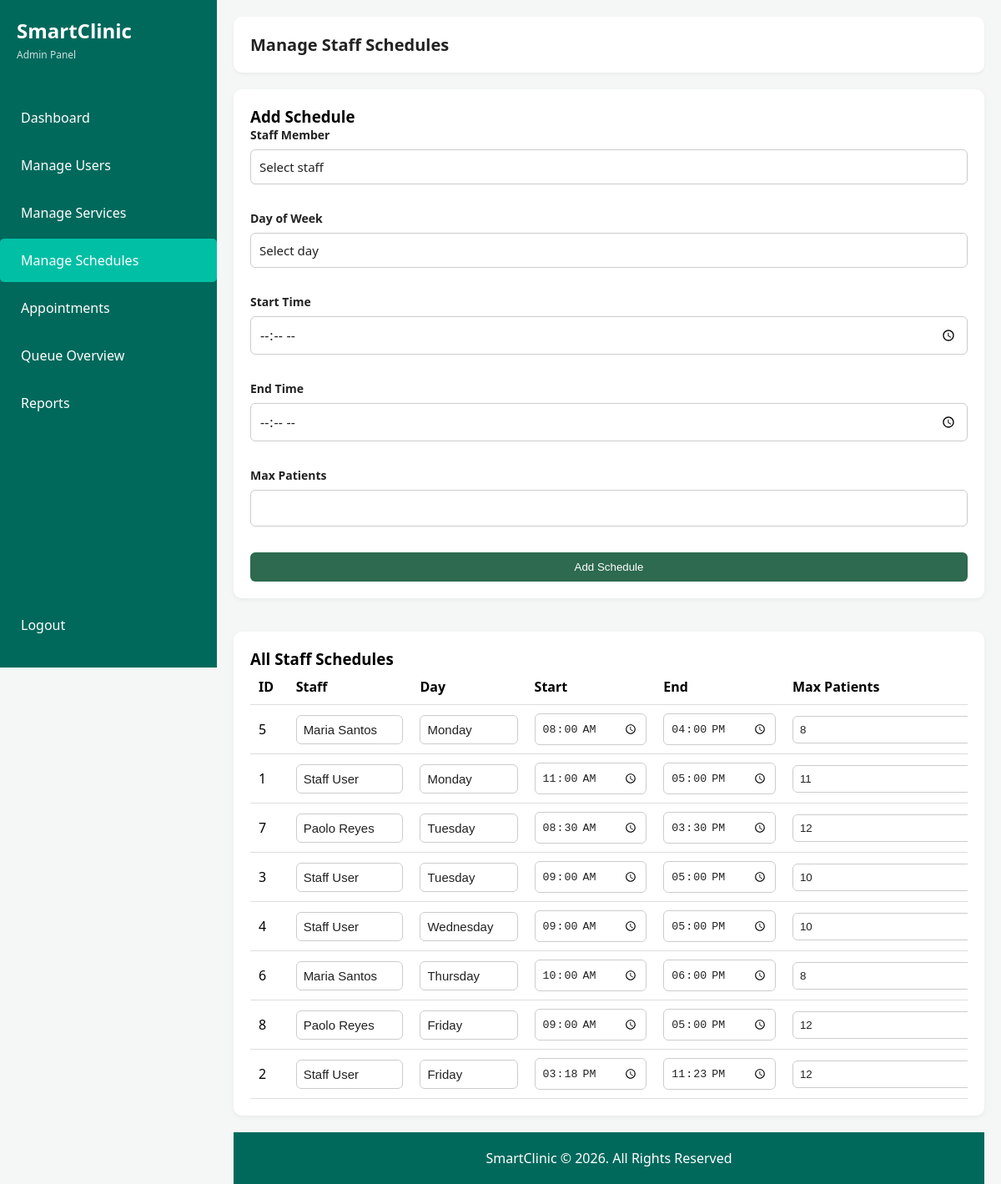
/admin/manage_schedules.php (signed in), run on an earlier commit of the app's database.
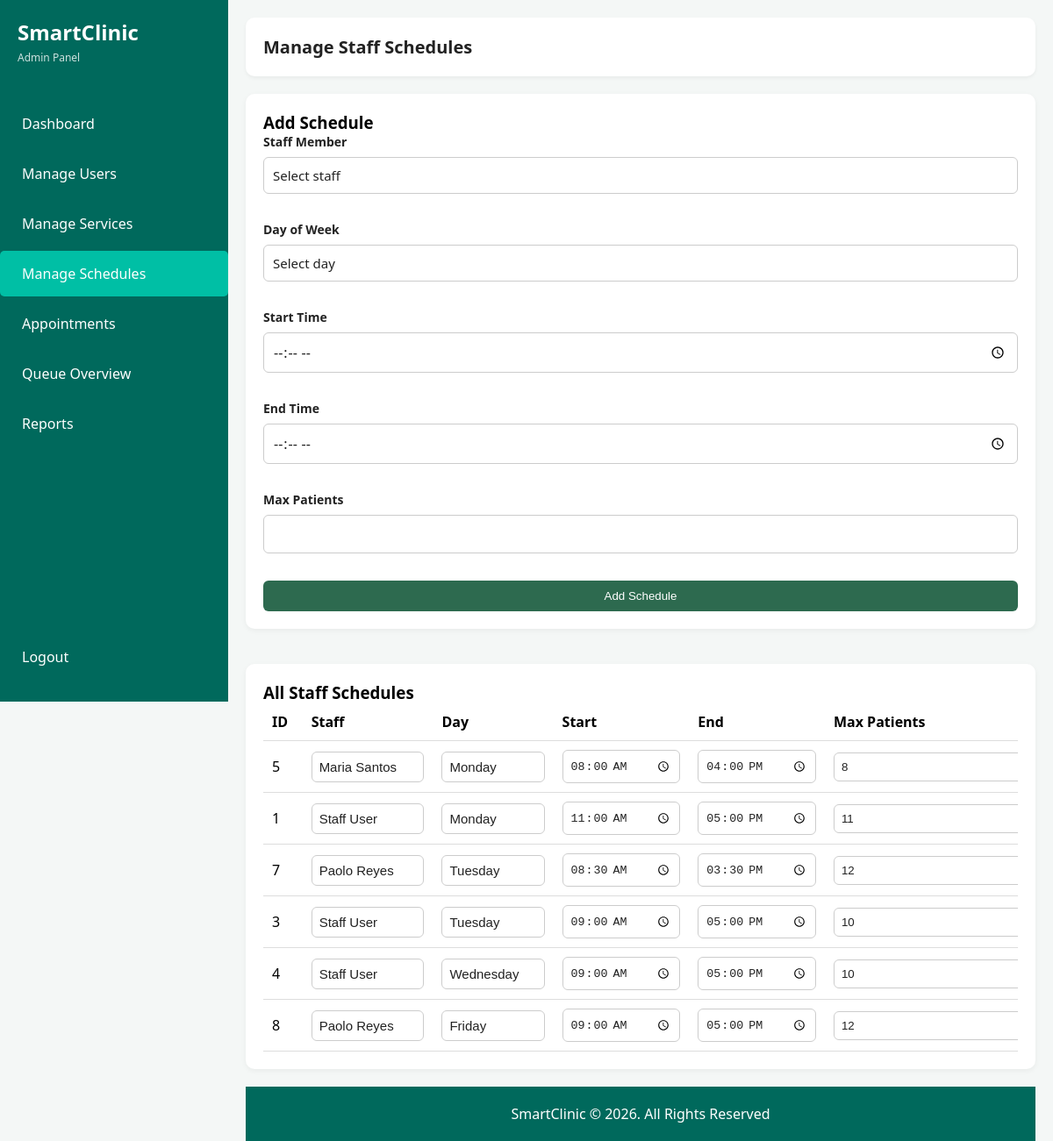
And on a later commit of the database.
### tables this page shows
CREATE TABLE `schedules` (
  `schedule_id` int(11) UNSIGNED NOT NULL COMMENT 'PK for schedules',
  `user_id` int(11) UNSIGNED NOT NULL COMMENT 'FK users',
  `day_of_week` enum('Monday','Tuesday','Wednesday','Thursday','Friday','Saturday','Sunday') NOT NULL COMMENT 'Available day',
  `start_time` time NOT NULL COMMENT 'Start time',
  `end_time` time NOT NULL COMMENT 'End time',
  `max_patients` int(11) UNSIGNED NOT NULL DEFAULT 10 COMMENT 'Max patients per schedule',
  `created_at` timestamp NOT NULL DEFAULT current_timestamp() COMMENT 'Record creation date'
);

CREATE TABLE `users` (
  `user_id` int(11) UNSIGNED NOT NULL COMMENT 'PK for users',
  `role_id` int(11) UNSIGNED NOT NULL COMMENT 'FK for users',
  `first_name` varchar(100) NOT NULL COMMENT 'User first name',
  `last_name` varchar(100) NOT NULL COMMENT 'User last name',
  `email` varchar(100) NOT NULL COMMENT 'Unique email address',
  `password` varchar(255) NOT NULL COMMENT 'User password',
  `contact_number` varchar(20) DEFAULT NULL COMMENT 'User contact number',
  `address` text DEFAULT NULL COMMENT 'User address',
  `created_at` timestamp NOT NULL DEFAULT current_timestamp() COMMENT 'Account creation date'
);

### admin/manage_schedules.php (the view, shortened to what the changed rows need)
<?php
require_once '../config/database.php';
$staff_result = $conn->query("
    SELECT user_id, first_name, last_name
    FROM users
    WHERE role_id = 2
    ORDER BY first_name, last_name
");
$schedules = $conn->query("
    SELECT
        s.schedule_id,
        s.user_id,
        s.day_of_week,
        s.start_time,
        s.end_time,
        s.max_patients,
        u.first_name,
        u.last_name
    FROM schedules s
    JOIN users u ON s.user_id = u.user_id
    ORDER BY FIELD(s.day_of_week, 'Monday', 'Tuesday', 'Wednesday', 'Thursday', 'Friday', 'Saturday', 'Sunday'),
             s.start_time ASC
");
?>
<!DOCTYPE html>
<html lang="en">
<head>
    <link rel="stylesheet" href="../assets/css/styles.css">
</head>
<body class="dashboard-page admin-page">
<div class="app-container">
    <aside class="sidebar">
        <div class="logo">
            <h1>SmartClinic</h1>
        </div>
    </aside>
    <main class="main-content">
        <header class="top-bar">
            <h2>Manage Staff Schedules</h2>
        </header>
                        <?php
                        $staff_result->data_seek(0);
                        ?>
        <div class="content-card">
            <div class="table-responsive">
            <table class="styled-table">
                <thead>
                    <tr>
                        <th>ID</th>
                        <th>Staff</th>
                        <th>Day</th>
                        <th>Start</th>
                        <th>End</th>
                        <th>Max Patients</th>
                    </tr>
                </thead>
                <tbody>
                    <?php while ($row = $schedules->fetch_assoc()): ?>
                        <tr>
                            <form method="POST">
                                <td>
                                    <?= $row['schedule_id'] ?>
                                </td>
                                <td>
                                    <select name="user_id" required>
                                        <?php
                                        $staff_result->data_seek(0);
                                        while ($staff = $staff_result->fetch_assoc()):
                                        ?>
                                            <option value="<?= $staff['user_id'] ?>" <?= $row['user_id'] == $staff['user_id'] ? 'selected' : '' ?>>
                                                <?= htmlspecialchars($staff['first_name'] . ' ' . $staff['last_name']) ?>
                                            </option>
                                        <?php endwhile; ?>
                                    </select>
                                </td>
                                <td>
                                    <select name="day_of_week" required>
                                        <?php
                                        $days = ['Monday', 'Tuesday', 'Wednesday', 'Thursday', 'Friday', 'Saturday', 'Sunday'];
                                        foreach ($days as $day):
                                        ?>
                                            <option value="<?= $day ?>" <?= $row['day_of_week'] === $day ? 'selected' : '' ?>>
                                                <?= $day ?>
                                            </option>
                                        <?php endforeach; ?>
                                    </select>
                                </td>
                                <td>
                                    <input type="time" name="start_time" value="<?= $row['start_time'] ?>" required>
                                </td>
                                <td>
                                    <input type="time" name="end_time" value="<?= $row['end_time'] ?>" required>
                                </td>
                                <td>
                                    <input type="number" name="max_patients" value="<?= $row['max_patients'] ?>" min="1" required>
                                </td>
                            </form>
                        </tr>
                    <?php endwhile; ?>
                </tbody>
            </table>
        </div>
    </div>
    </main>
</div>
</body>
</html>

What changed in the data, as far as the page shows it:
removed schedules: schedule_id "6", user_id "Maria Santos", day_of_week "Thursday", start_time "10:00:00", end_time "18:00:00", max_patients "8"
removed schedules: schedule_id "2", user_id "Staff User", day_of_week "Friday", start_time "15:18:00", end_time "23:23:00", max_patients "12"
